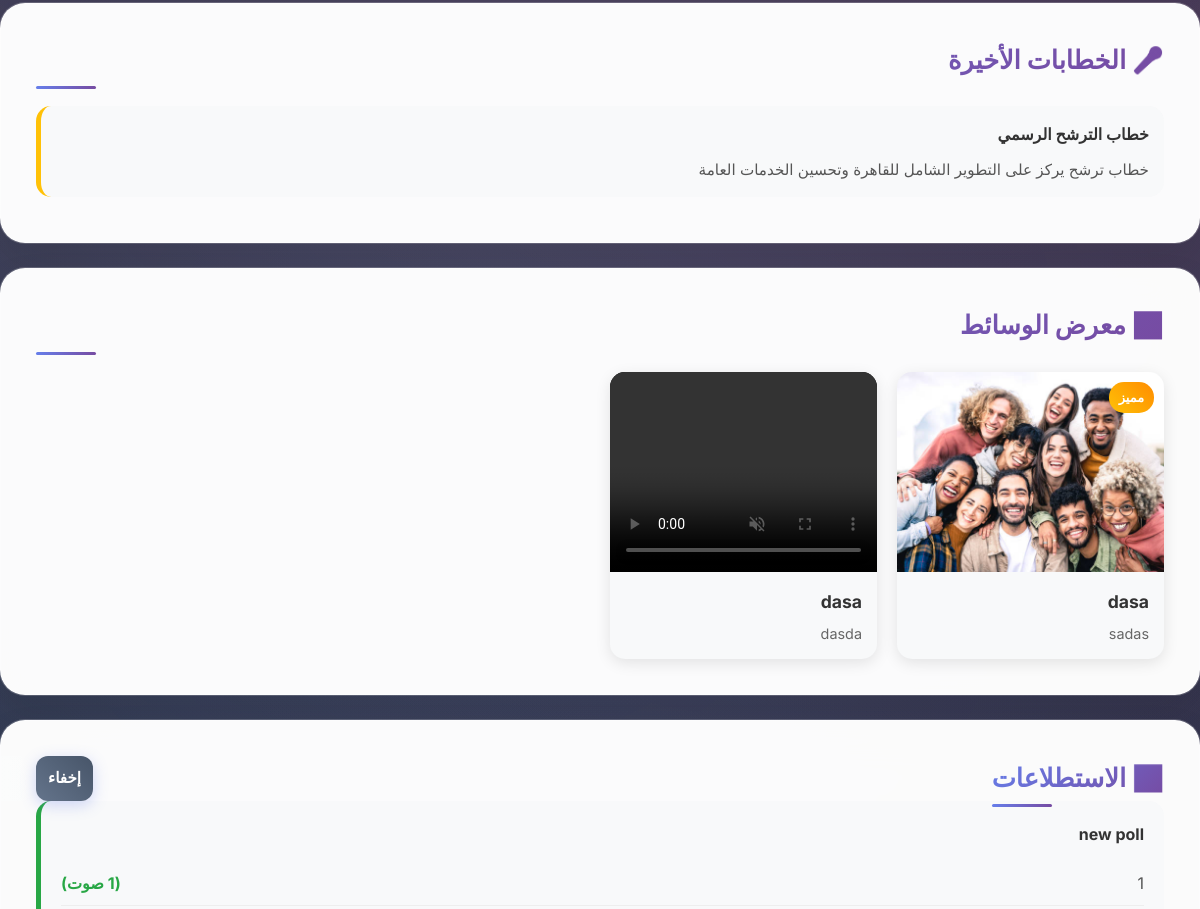
The page /hub/candidate/82a4d699-34c4-48ab-9ffa-01e281e523b1/ (middle part) on the database as committed earlier.
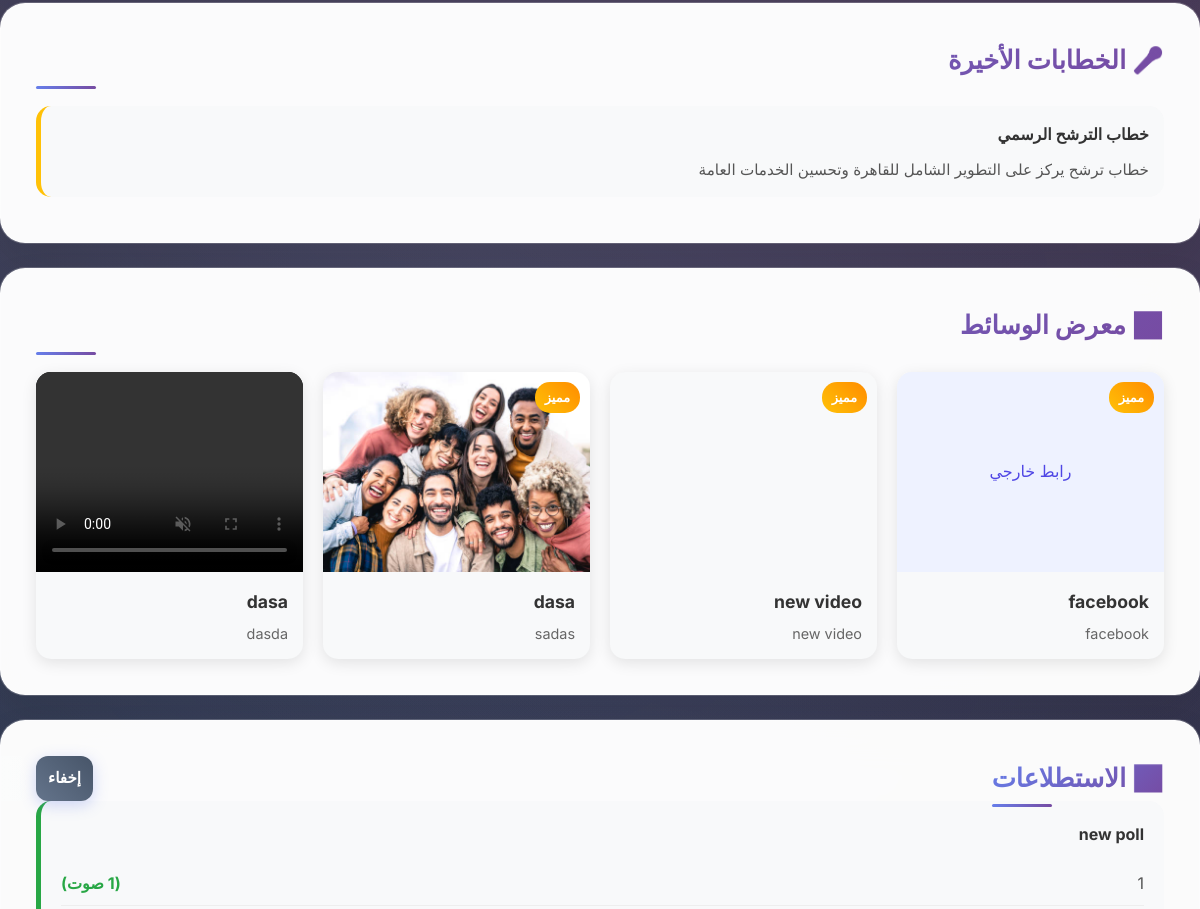
The same page on the database as committed later.
### hub/models.py (models this page shows, shortened)
class Speech(models.Model):
    id = models.UUIDField(primary_key=True, default=uuid.uuid4, editable=False)
    candidate = models.ForeignKey(Candidate, on_delete=models.CASCADE, related_name='speeches')
    title = models.CharField(max_length=300)
    ideas = models.TextField()  # Input ideas from candidate
    full_speech = models.TextField()  # AI-generated full speech
    summary = models.TextField()  # Auto-generated summary for social media
    facebook_post = models.TextField(blank=True, null=True)  # Formatted for Facebook
    twitter_post = models.TextField(blank=True, null=True)  # Formatted for Twitter
    event = models.ForeignKey(Event, on_delete=models.SET_NULL, null=True, blank=True, related_name='speeches')
    is_published = models.BooleanField(default=False)
    created_at = models.DateTimeField(auto_now_add=True)
    updated_at = models.DateTimeField(auto_now=True)
    class Meta:
        ordering = ['-created_at']

class Gallery(models.Model):
    MEDIA_TYPES = [
        ('image', 'Image'),
        ('video', 'Video'),
        ('external', 'External Link'),
    ]
    id = models.UUIDField(primary_key=True, default=uuid.uuid4, editable=False)
    candidate = models.ForeignKey(Candidate, on_delete=models.CASCADE, related_name='gallery_items')
    title = models.CharField(max_length=200)
    description = models.TextField(blank=True, null=True)
    media_type = models.CharField(max_length=10, choices=MEDIA_TYPES)
    file = models.FileField(upload_to='candidates/gallery/', blank=True, null=True)
    external_url = models.URLField(blank=True, null=True)
    thumbnail = models.ImageField(upload_to='candidates/gallery/thumbnails/', blank=True, null=True)
    is_featured = models.BooleanField(default=False)
    is_public = models.BooleanField(default=True)
    created_at = models.DateTimeField(auto_now_add=True)
    updated_at = models.DateTimeField(auto_now=True)
    class Meta:
        ordering = ['-is_featured', '-created_at']
        verbose_name_plural = 'Gallery Items'
    @property
    def is_youtube(self):
        if self.media_type != 'external' or not self.external_url:
            return False
        url = (self.external_url or '').lower()
        return 'youtube.com/watch' in url or 'youtu.be/' in url
    @property
    def youtube_embed_id(self):
        if not self.is_youtube:
            return None
        try:
            from urllib.parse import urlparse, parse_qs
            u = urlparse(self.external_url)
            if 'youtu.be' in u.netloc:
                return u.path.strip('/')
            if 'youtube.com' in u.netloc:
                q = parse_qs(u.query)
                return (q.get('v') or [None])[0]
        except Exception:
            return None
        return None

class Poll(models.Model):
    id = models.UUIDField(primary_key=True, default=uuid.uuid4, editable=False)
    candidate = models.ForeignKey(Candidate, on_delete=models.CASCADE, related_name='polls')
    title = models.CharField(max_length=300)
    question = models.TextField()
    options = models.JSONField()  # List of poll options
    is_anonymous = models.BooleanField(default=True)
    allows_multiple_answers = models.BooleanField(default=False)
    is_active = models.BooleanField(default=True)
    expires_at = models.DateTimeField(blank=True, null=True)
    created_at = models.DateTimeField(auto_now_add=True)
    updated_at = models.DateTimeField(auto_now=True)
    class Meta:
        ordering = ['-created_at']

### hub/views.py (the view, shortened to what this page needs)
# urls.py: path('candidate/<str:candidate_id>/', candidate_landing, name='candidate_landing'),
@csrf_exempt
def candidate_landing(request: HttpRequest, candidate_id: str) -> HttpResponse:
    try:
        candidate = Candidate.objects.get(id=candidate_id, is_active=True)
    except Candidate.DoesNotExist:
        return HttpResponse("Candidate not found", status=404)
    if request.method == 'POST':
        print(f"CSRF token from request: {request.POST.get('csrfmiddlewaretoken', 'NOT_FOUND')}")
        print(f"CSRF token from headers: {request.META.get('HTTP_X_CSRFTOKEN', 'NOT_FOUND')}")
    events = Event.objects.filter(candidate=candidate, is_public=True).order_by('-start_datetime')[:5]
    supporters_count = Supporter.objects.filter(candidate=candidate).count()
    speeches = Speech.objects.filter(candidate=candidate).order_by('-created_at')[:3]
    polls = Poll.objects.filter(candidate=candidate).order_by('-created_at')[:5]
    for poll in polls:
        all_responses = PollResponse.objects.filter(poll=poll)
        option_votes_list = []
        options_with_counts = []
        for i, option in enumerate(poll.options):
            vote_count = 0
            for response in all_responses:
                if i in response.selected_options:
                    vote_count += 1
            option_votes_list.append(vote_count)
            options_with_counts.append({
                'index': i,
                'text': option,
                'count': vote_count,
            })
        poll.option_votes_list = option_votes_list
        poll.options_with_counts = options_with_counts
    candidate_bot = candidate.bot
    gallery_items = Gallery.objects.filter(candidate=candidate, is_public=True).order_by('-is_featured', '-created_at')[:12]
    from .models import Testimonial
    testimonials = Testimonial.objects.filter(candidate=candidate, is_public=True).order_by('display_order', '-created_at')[:6]
    from .models import CampaignBenefit
    benefits = CampaignBenefit.objects.filter(candidate=candidate, is_public=True).order_by('display_order', '-created_at')[:8]
    context = {
        'candidate': candidate,
        'events': events,
        'supporters_count': supporters_count,
        'speeches': speeches,
        'polls': polls,
        'candidate_bot': candidate_bot,
        'gallery_items': gallery_items,
        'testimonials': testimonials,
        'benefits': benefits,
    }
    return render(request, 'hub/candidate_landing.html', context)

### hub/templates/hub/candidate_landing.html (shortened to what this page needs)
<!DOCTYPE html>
<html lang="ar" dir="rtl">
<head>
</head>
<body>
            <div class="card" id="speeches">
                <h2>🎤 الخطابات الأخيرة</h2>
                {% if speeches %}
                    <div class="speeches-grid">
                        {% for speech in speeches %}
                        <div class="speech-card" onclick="openSpeechModal('{{ speech.id }}')">
                            <div class="speech-title">{{ speech.title }}</div>
                            <div class="speech-summary">{{ speech.summary|truncatewords:15 }}</div>
                        </div>
                        {% endfor %}
                    </div>
                {% endif %}
            </div>
            <div class="card" id="gallery">
                <h2>🖼️ معرض الوسائط</h2>
                {% if gallery_items %}
                    <div class="gallery-grid">
                        {% for item in gallery_items %}
                        <div class="gallery-item" onclick="openGalleryModal('{{ item.id }}')">
                            <div class="gallery-media">
                                {% if item.media_type == 'image' %}
                                    <img src="{{ item.file.url }}" alt="{{ item.title }}" loading="lazy">
                                {% elif item.media_type == 'video' %}
                                    <video playsinline controls preload="metadata" muted style="background:#000; width:100%; height:100%; object-fit:cover;">
                                        <source src="{{ item.file.url }}" type="video/mp4">
                                    </video>
                                    <div class="video-overlay">
                                        <div class="play-button">▶️</div>
                                    </div>
                                {% else %}
                                    {% if item.is_youtube and item.youtube_embed_id %}
                                        <iframe width="100%" height="100%" src="https://www.youtube.com/embed/{{ item.youtube_embed_id }}" title="YouTube video player" frameborder="0" allow="accelerometer; autoplay; clipboard-write; encrypted-media; gyroscope; picture-in-picture; web-share" allowfullscreen></iframe>
                                    {% else %}
                                        <a href="{{ item.external_url }}" target="_blank" style="display:flex; align-items:center; justify-content:center; width:100%; height:100%; background:#eef2ff; color:#4f46e5; text-decoration:none;">رابط خارجي</a>
                                    {% endif %}
                                {% endif %}
                                {% if item.is_featured %}
                                    <div class="featured-badge">مميز</div>
                                {% endif %}
                            </div>
                            <div class="gallery-info">
                                <h4>{{ item.title }}</h4>
                                {% if item.description %}
                                    <p>{{ item.description|truncatewords:10 }}</p>
                                {% endif %}
                            </div>
                        </div>
                        {% endfor %}
                    </div>
                {% endif %}
            </div>
            <div class="card" id="polls">
                <div style="display:flex; align-items:center; justify-content:space-between; gap:10px; flex-wrap:wrap;">
                    <h2 style="margin-bottom:0;">📊 الاستطلاعات</h2>
                    <button type="button" id="pollsToggleBtn" class="action-btn" onclick="togglePolls()" style="background:linear-gradient(45deg,#64748b,#475569); padding:8px 12px; border-radius:12px;">إخفاء</button>
                </div>
                {% if polls %}
                    <div id="pollsContent" class="polls-grid" style="display:block;">
                        {% for poll in polls %}
                        <div class="poll-card" data-poll-id="{{ poll.id }}" onclick="openPollModal('{{ poll.id }}')">
                            <div class="poll-question">{{ poll.question }}</div>
                            <div class="poll-options">
                                {% for opt in poll.options_with_counts %}
                                <div class="poll-option">
                                    <span class="option-text">{{ opt.text }}</span>
                                    <span class="option-votes" data-poll-id="{{ poll.id }}" data-option-index="{{ opt.index }}">
                                        ({{ opt.count }} صوت)
                                    </span>
                                </div>
                                {% endfor %}
                            </div>
                        </div>
                        {% endfor %}
                    </div>
                {% endif %}
            </div>
</body>
</html>

### hub/templates/hub/candidate_landing.html (style rules this page uses)
:root { --bg-gradient: linear-gradient(135deg, #1f2937 0%, #111827 50%, #0b1220 100%); --brand: #6366f1; --brand-2: #8b5cf6; --accent: #22c55e; --text: #0f172a; --muted: #6b7280; --card: rgba(255,255,255,0.98); --glass: rgba(255,255,255,0.08); }
* { margin: 0; padding: 0; box-sizing: border-box; }
body { font-family: 'Inter', 'Segoe UI', Tahoma, Geneva, Verdana, sans-serif; line-height: 1.65; color: #0f172a; background: var(--bg-gradient); min-height: 100vh; scroll-behavior: smooth; padding-top: 78px; position: relative; overflow-x: hidden; }
body::before { content: ''; position: fixed; top: 0; left: 0; width: 100%; height: 100%; background: radial-gradient(circle at 20% 80%, rgba(120, 119, 198, 0.3) 0%, transparent 50%), radial-gradient(circle at 80% 20%, rgba(255, 119, 198, 0.3) 0%, transparent 50%), radial-gradient(circle at 40% 40%, rgba(120, 219, 255, 0.2) 0%, transparent 50%); pointer-events: none; z-index: -1; }
.action-btn { background: linear-gradient(135deg, #667eea, #764ba2); color: white; border: none; padding: 12px 24px; border-radius: 25px; cursor: pointer; font-size: 0.95rem; font-weight: 600; transition: all 0.3s ease; text-decoration: none; display: inline-flex; align-items: center; gap: 8px; box-shadow: 0 4px 15px rgba(102, 126, 234, 0.3); position: relative; overflow: visible; opacity: 1; visibility: visible; min-height: 45px; white-space: nowrap; }
.action-btn::before { content: ''; position: absolute; top: 0; left: -100%; width: 100%; height: 100%; background: linear-gradient(90deg, transparent, rgba(255, 255, 255, 0.2), transparent); transition: left 0.5s; }
.card { background: rgba(255, 255, 255, 0.98); backdrop-filter: blur(20px); border-radius: 25px; padding: 35px; box-shadow: 0 20px 40px rgba(0, 0, 0, 0.1), 0 0 0 1px rgba(255, 255, 255, 0.2); transition: all 0.3s ease; margin-bottom: 25px; width: 100%; border: 1px solid rgba(255, 255, 255, 0.3); position: relative; overflow: hidden; }
.card::before { content: ''; position: absolute; top: 0; left: 0; right: 0; height: 4px; background: linear-gradient(90deg, #667eea, #764ba2, #f093fb); opacity: 0; transition: opacity 0.3s ease; }
.card h2 { color: #2d3748; margin-bottom: 25px; font-size: 1.6rem; font-weight: 700; display: flex; align-items: center; gap: 12px; background: linear-gradient(135deg, #667eea, #764ba2); -webkit-background-clip: text; -webkit-text-fill-color: transparent; background-clip: text; position: relative; }
.card h2::after { content: ''; position: absolute; bottom: -8px; left: 0; width: 60px; height: 3px; background: linear-gradient(90deg, #667eea, #764ba2); border-radius: 2px; }
.polls-grid { display: grid; gap: 15px; }
.poll-card { background: #f8f9fa; border-radius: 15px; padding: 20px; border-left: 5px solid #28a745; cursor: pointer; transition: all 0.3s ease; }
.poll-question { font-weight: bold; color: #333; margin-bottom: 15px; }
.poll-options { margin-bottom: 15px; }
.poll-option { display: flex; justify-content: space-between; align-items: center; padding: 8px 0; border-bottom: 1px solid #eee; }
.option-text { color: #555; }
.option-votes { color: #28a745; font-weight: bold; }
.speeches-grid { display: grid; gap: 15px; }
.speech-card { background: #f8f9fa; border-radius: 15px; padding: 15px; border-left: 5px solid #ffc107; cursor: pointer; transition: all 0.3s ease; margin-bottom: 10px; }
.speech-title { font-weight: bold; color: #333; margin-bottom: 10px; }
.speech-summary { color: #555; font-size: 0.95rem; }
.gallery-grid { display: grid; grid-template-columns: repeat(auto-fill, minmax(250px, 1fr)); gap: 20px; }
.gallery-item { background: #f8f9fa; border-radius: 15px; overflow: hidden; cursor: pointer; transition: all 0.3s ease; box-shadow: 0 4px 15px rgba(0, 0, 0, 0.1); }
.gallery-media { position: relative; height: 200px; overflow: hidden; }
.gallery-media img, .gallery-media video { width: 100%; height: 100%; object-fit: cover; transition: transform 0.3s ease; }
.featured-badge { position: absolute; top: 10px; right: 10px; background: linear-gradient(45deg, #ffc107, #ff8c00); color: white; padding: 5px 10px; border-radius: 15px; font-size: 0.8rem; font-weight: bold; }
.gallery-info { padding: 15px; }
.gallery-info h4 { color: #333; margin-bottom: 8px; font-size: 1.1rem; }
.gallery-info p { color: #666; font-size: 0.9rem; line-height: 1.4; }
.card { animation: fadeInUp 0.6s ease-out; }

Rows that differ between the two databases and show on the page:
added Gallery: is_featured "مميز", title "facebook", description "facebook"
added Gallery: is_featured "مميز", title "new video", description "new video"
